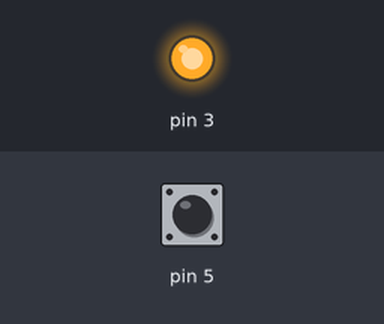
Bench run of a program on a simulated Raspberry Pi (header pin numbers). On the bench: output pins drawn as LEDs (lit = HIGH). The test bench sets the inputs (shaded band); at power-on: pin 5 HIGH.

Above: at 1.2 s.
1.3 s: pin 5 pulled LOW for 0.15 s
At 1.37 s:
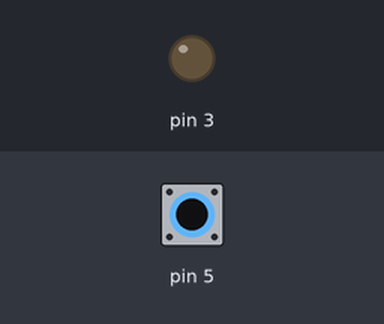
2.9 s: pin 5 pulled LOW for 3.2 s
At 7.2 s:
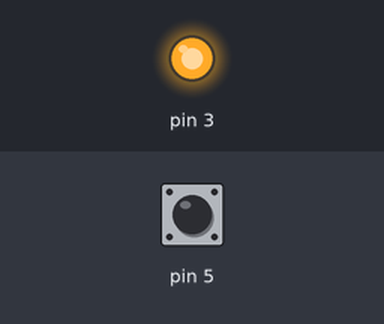
Timing chart, 0 to 8.7 s (numbered marks = the images above; inputs shaded):
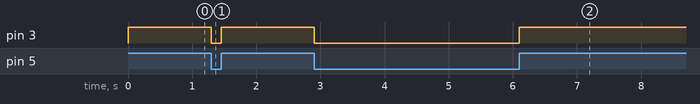

The program:

pushButton.py
```python
import RPi.GPIO as gpio
from time import sleep

gpio.setwarnings(False)
gpio.setmode(gpio.BOARD)
gpio.setup(3,gpio.OUT,initial=gpio.LOW)
gpio.setup(5,gpio.IN)

while True:
    if(gpio.input(5)==gpio.HIGH):

        gpio.output(3,gpio.HIGH)
    else:

        gpio.output(3,gpio.LOW)
```

Measured:
- after the input at 1.3 s, pin 3: HIGH → LOW at once, → HIGH 0.15 s later
- after the input at 2.9 s, pin 3: HIGH → LOW at once, → HIGH 3.2 s later
